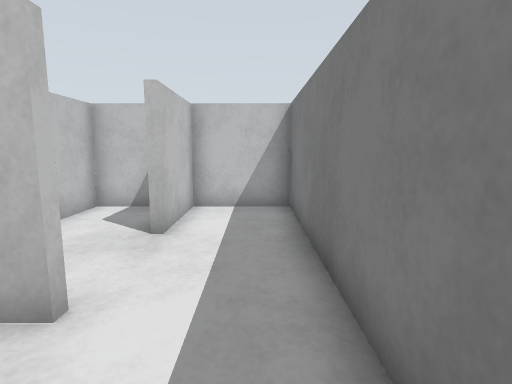
View 1 (above)

20 first-person views from a walk through a world built for the Gazebo simulator. The camera is 0.17 m above the floor, tilts 8° down and sees 80° across. The floor is counted in squares, 0.1 m on a side. Each view is taken from the middle of a square. On the plan, view 1 faces up. The plan holds only what a view shows up to about 16 squares ahead; the rest is blank.

View 2
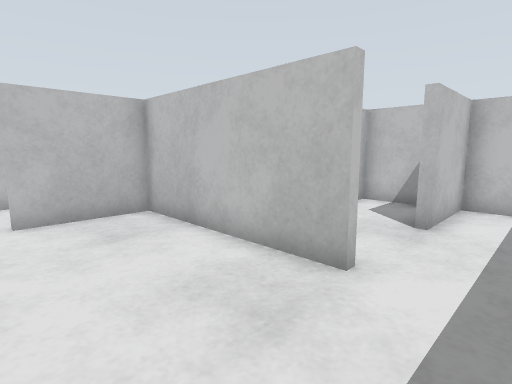

View 3
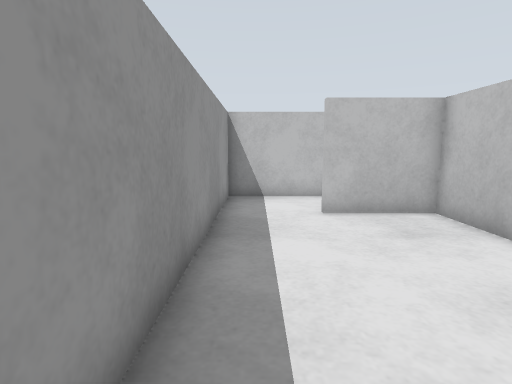

View 4
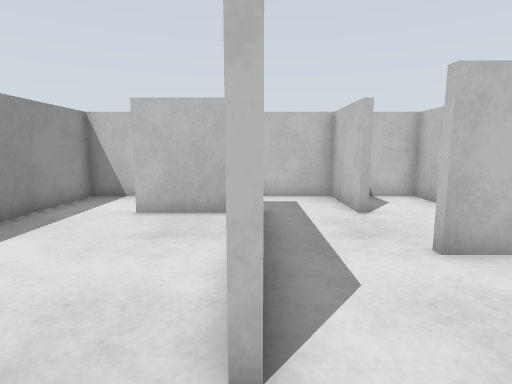

View 5
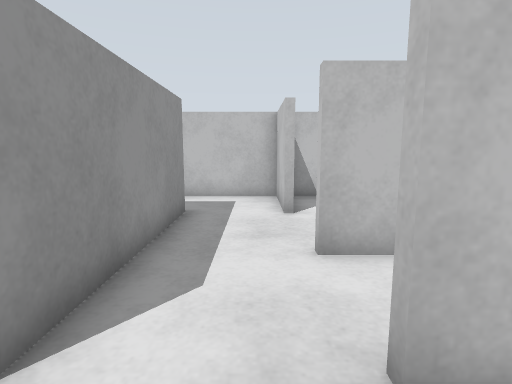

View 6
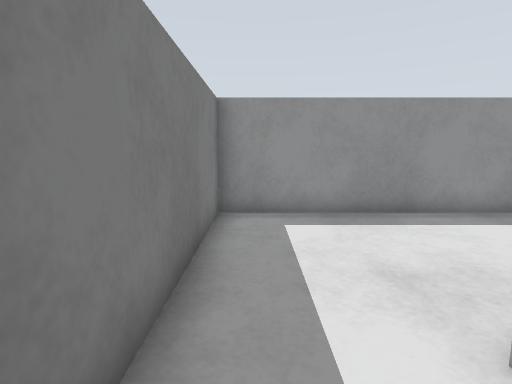

View 7
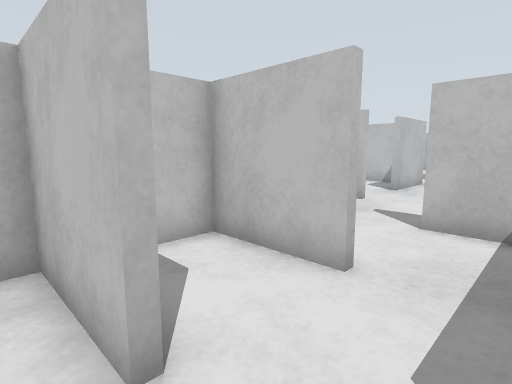

View 8
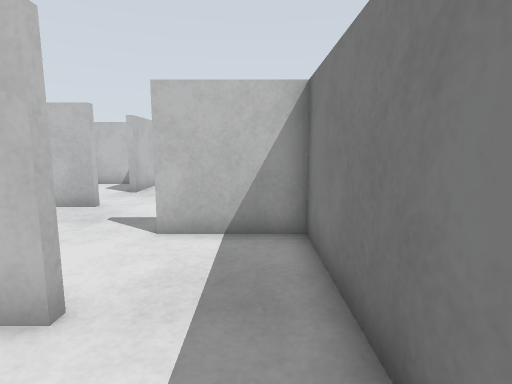

View 9
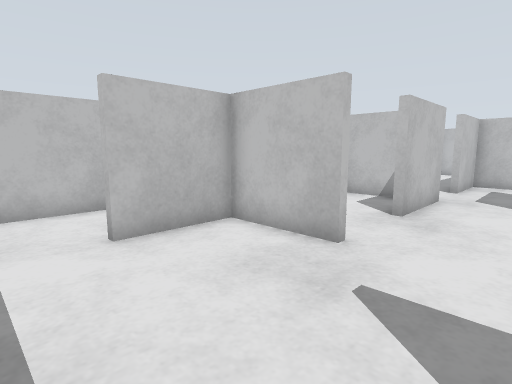

View 10
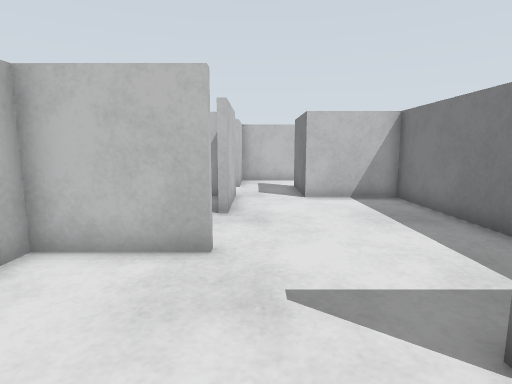

View 11
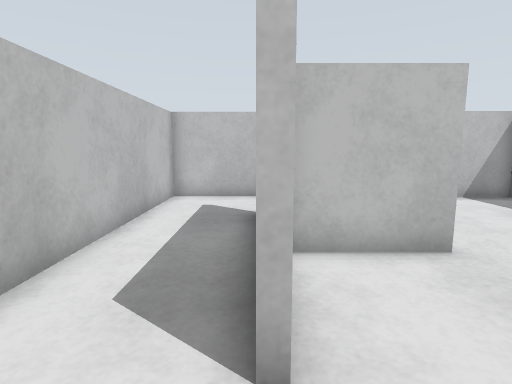

View 12
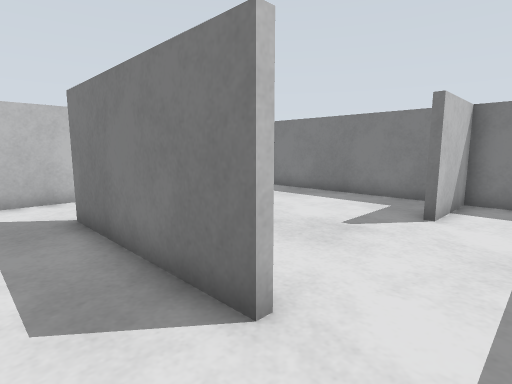

View 13
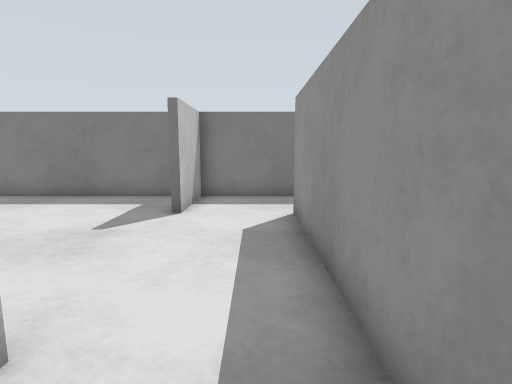

View 14
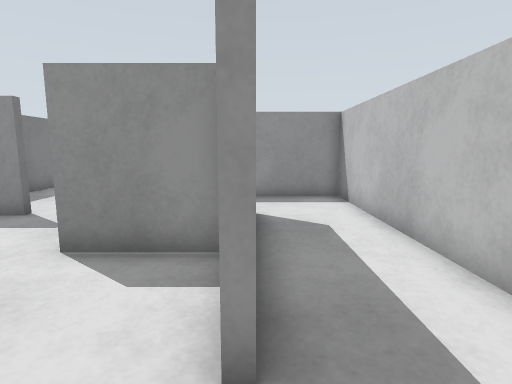

View 15
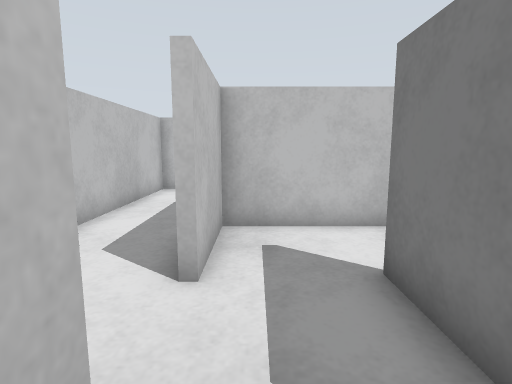

View 16
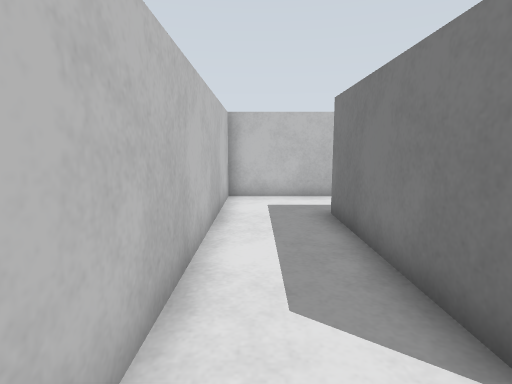

View 17
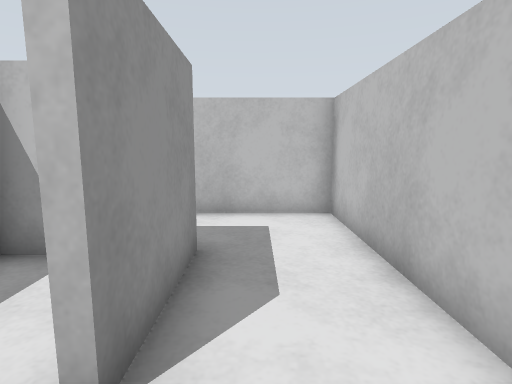

View 18
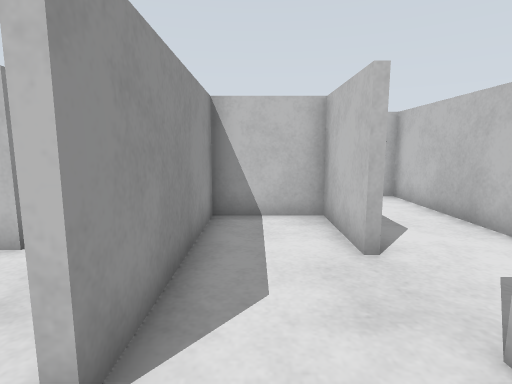

View 19
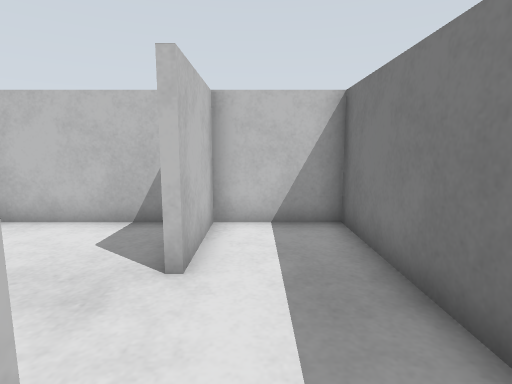

View 20
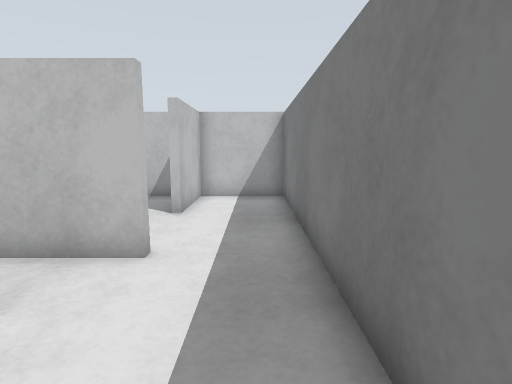

### Floor plan
Points are (right, up) in squares from view 1. A wall is a line through its corners. A room is listed if a view was taken in it or the views show most of it. See-through windows are left out.
Room 1 (views 1, 2, 3, 4, 5, 6)
walls: (-1.5, -3) (1, -3) (1, 9) (-1.9, 9) (-1.9, 6)
ways out: opening at (-2, 1.5) to room 11
Room 2 (view 7)
walls: (-11, 0.5) (-11, -3) (-5.5, -3); (-8.2, 3.1) (-5.5, 3.1); (-5.6, 2.8) (-8, 2.8) (-8, -0.2); (-7.9, 5.8) (-11, 5.8) (-11, 2.4)
ways out: opening at (-7, 6) to room 3; opening at (-5, 1.5) to room 11
Room 3 (view 8)
walls: (-8, 8.8) (-11, 8.8) (-11, 6.4); (-5, 6.5) (-5, 8.5)
ways out: opening at (-7, 6) to room 2; opening at (-7, 9) to room 4
Room 4 (views 9, 10)
walls: (-10.5, 9) (-8, 9) (-8, 8.8); (-5, 8.5) (-5, 12) (-8, 12)
ways out: opening at (-7, 9) to room 3
Room 5 (views 11, 12, 13)
walls: (-17, 11.5) (-17, 9) (-11.5, 9)
Room 6 (view 14)
walls: (-13.5, 15.1) (-10.8, 15.1); (-10.6, 14.9) (-13.7, 14.9) (-13.7, 12); (-14, 12) (-14, 18); (-11.2, 21) (-17, 21) (-17, 11.5); (-11.5, 9) (-10.5, 9)
ways out: opening at (-11.8, 12.8) to room 7
Room 7 (view 15)
walls: (-10.7, 20.4) (-10.7, 18); (-8.1, 12.3) (-7.4, 12.3); (-5, 13) (-5, 20.7) (-8.2, 20.7)
ways out: opening at (-11.8, 12.8) to room 6; opening at (-9.5, 21) to room 8
Room 8 (view 16)
walls: (-11, 24.1) (-11, 30) (-8.6, 30); (-8.4, 26.6) (-10.7, 26.6) (-10.7, 23.8); (-7.8, 29.8) (-10.7, 29.8) (-10.7, 26.9) (-8.4, 26.9); (-10.7, 21.4) (-10.7, 20.4); (-8.5, 33) (-14, 33) (-14, 23); (-8.2, 20.7) (-8.2, 24)
ways out: opening at (-9.5, 21) to room 7; opening at (-8, 28) to room 9
Room 9 (view 17)
walls: (-8.4, 26.9) (-4.7, 26.9); (-8, 24.1) (-8, 23.6); (-4.7, 26.6) (-8.4, 26.6); (-8.6, 30) (-7.6, 30); (-6, 33) (-8.5, 33)
ways out: opening at (-8, 28) to room 8; opening at (-5, 25.5) to room 10
Room 10 (views 18, 19, 20)
walls: (-4.7, 26.9) (-4.7, 26.6); (-2, 23) (-2, 33) (-5, 33) (-5, 30)
ways out: opening at (-5, 25.5) to room 9
Room 11 (no view inside)
walls: (-1.9, 2.8) (-5.6, 2.8); (-5.5, 3.1) (-2.1, 3.1); (-5.5, -3) (-1.5, -3); (-3, 9) (-4.7, 9) (-4.7, 6)
ways out: opening at (-2, 1.5) to room 1; opening at (-5, 1.5) to room 2

Positions as (right, up) in squares from view 1, and headings:
1: (0, 0), facing up
2: (0, -1), facing up-left
3: (0, -2), facing left
4: (0, 3), facing left
5: (0, 5), facing left
6: (0, 5), facing down
7: (-6, 5), facing up-left
8: (-6, 6), facing up
9: (-8, 10), facing up-left
10: (-10, 10), facing up
11: (-14, 10), facing up
12: (-16, 10), facing up-right
13: (-16, 10), facing right
14: (-14, 20), facing down
15: (-10, 20), facing up
16: (-13, 22), facing up
17: (-6, 31), facing left
18: (-3, 28), facing left
19: (-4, 26), facing up
20: (-3, 22), facing up
